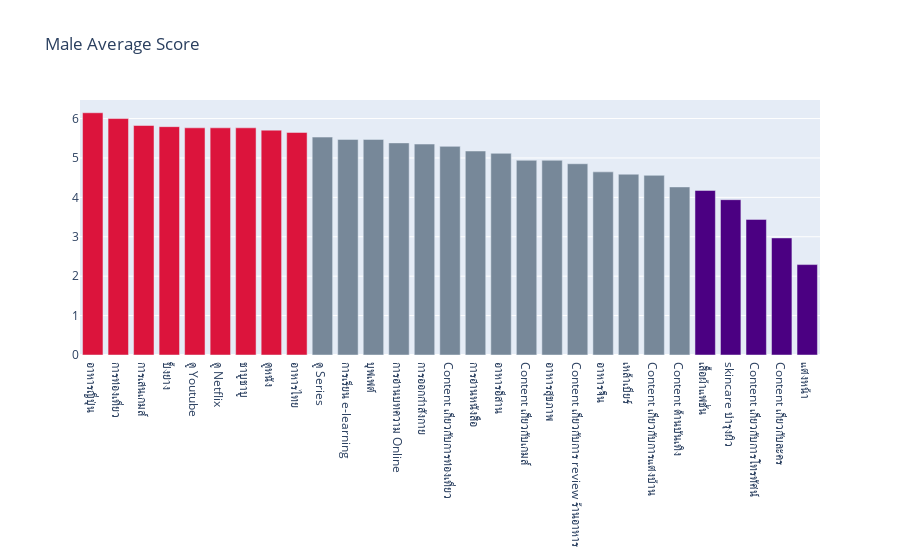

The notebook cell saved with this chart:
### Markdown cell above
### What is the interesting for Male?

### Code cell
Interest_data = Data[Data['เพศ']=='ชาย'].iloc[:,1:30]
Interest_data.columns = [i.replace('คุณมีความสนใจในสิ่งเหล่านี้มากน้อยเพียงใด [','').replace(']','') for i in Interest_data.columns]
Interest_data_stack = Interest_data.stack().reset_index().iloc[:,1:]
Interest_data_stack.columns = ['Interest','Score']
Interest_data_average = Interest_data_stack.groupby('Interest').mean().reset_index()
Interest_data_average = Interest_data_average.sort_values('Score',ascending=False)
Interest_data_average['Color'] = 'lightslategray'
Color = list(Interest_data_average['Color'])
Color[0:9] = ['crimson']*9
Color[-5:] = ['indigo']*5
Interest_data_average['Color'] = Color
fig = go.Figure(data=[go.Bar(
                x=Interest_data_average['Interest']
                , y= Interest_data_average['Score']
                , marker_color = Interest_data_average['Color']
)])
fig.update_layout(title_text='Male Average Score')

### Figure 1 — Plotly figure (JSON) as saved in the notebook; plotly's stock layout.template omitted (floating-point values rounded to 4 significant figures)
{"data": [{"marker": {"color": ["crimson", "crimson", "crimson", "crimson", "crimson", "crimson", "crimson", "crimson", "crimson", "lightslategray", "lightslategray", "lightslategray", "lightslategray", "lightslategray", "lightslategray", "lightslategray", "lightslategray", "lightslategray", "lightslategray", "lightslategray", "lightslategray", "lightslategray", "lightslategray", "lightslategray", "indigo", "indigo", "indigo", "indigo", "indigo"]}, "type": "bar", "x": ["อาหารญี่ปุ่น", "การท่องเที่ยว", "การเล่นเกมส์", "ปิ้งย่าง", "ดู Youtube", "ดู Netflix", "ชาบูชาบู", "ดูหนัง", "อาหารไทย", "ดู Series", "การเรียน e-learning", "บุฟเฟต์", "การอ่านบทความ Online", "การออกกำลังกาย", "Content เกี่ยวกับการท่องเที่ยว", "การอ่านหนังสือ", "อาหารอีสาน", "Content เกี่่ยวกับเกมส์", "อาหารสุขภาพ", "Content เกี่ยวกับการ review ร้านอาหาร", "อาหารจึน", "เหล้าเบียร์", "Content เกี่ยวกับการแต่งบ้าน", "Content ด้านบันเทิง", "เสื้อผ้าแฟชั่น", "skincare บำรุงผิว", "Content เกี่ยวกับการโทรทัศน์", "Content เกี่ยวกับละคร", "แต่งหน้า"], "y": [6.147, 6, 5.824, 5.794, 5.765, 5.765, 5.765, 5.706, 5.647, 5.529, 5.471, 5.471, 5.382, 5.353, 5.294, 5.176, 5.118, 4.941, 4.941, 4.853, 4.647, 4.588, 4.559, 4.265, 4.176, 3.941, 3.441, 2.971, 2.294]}], "layout": {"title": {"text": "Male Average Score"}}}
